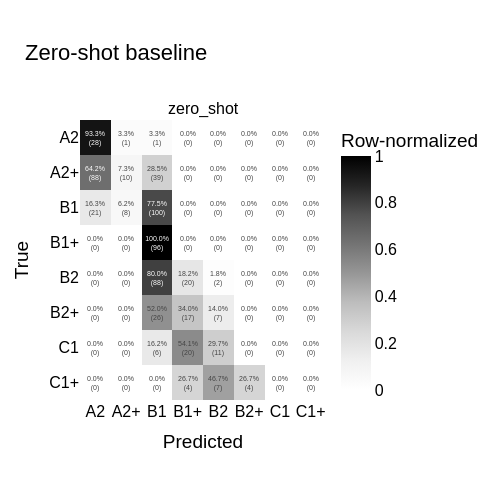

The notebook cell saved with this chart:
### Markdown cell above
# Zero shot

### Code cell
fig0 = plot_confusion_grid(
    ["zero_shot"], n_rows=1, n_cols=1, title="Zero-shot baseline",
)
fig0.show()

### Figure 1 — Plotly figure (JSON) as saved in the notebook; plotly's stock layout.template omitted (floating-point values rounded to 4 significant figures)
{"data": [{"coloraxis": "coloraxis", "hoverongaps": false, "text": [["93.3%<br>(28)", "3.3%<br>(1)", "3.3%<br>(1)", "0.0%<br>(0)", "0.0%<br>(0)", "0.0%<br>(0)", "0.0%<br>(0)", "0.0%<br>(0)"], ["64.2%<br>(88)", "7.3%<br>(10)", "28.5%<br>(39)", "0.0%<br>(0)", "0.0%<br>(0)", "0.0%<br>(0)", "0.0%<br>(0)", "0.0%<br>(0)"], ["16.3%<br>(21)", "6.2%<br>(8)", "77.5%<br>(100)", "0.0%<br>(0)", "0.0%<br>(0)", "0.0%<br>(0)", "0.0%<br>(0)", "0.0%<br>(0)"], ["0.0%<br>(0)", "0.0%<br>(0)", "100.0%<br>(96)", "0.0%<br>(0)", "0.0%<br>(0)", "0.0%<br>(0)", "0.0%<br>(0)", "0.0%<br>(0)"], ["0.0%<br>(0)", "0.0%<br>(0)", "80.0%<br>(88)", "18.2%<br>(20)", "1.8%<br>(2)", "0.0%<br>(0)", "0.0%<br>(0)", "0.0%<br>(0)"], ["0.0%<br>(0)", "0.0%<br>(0)", "52.0%<br>(26)", "34.0%<br>(17)", "14.0%<br>(7)", "0.0%<br>(0)", "0.0%<br>(0)", "0.0%<br>(0)"], ["0.0%<br>(0)", "0.0%<br>(0)", "16.2%<br>(6)", "54.1%<br>(20)", "29.7%<br>(11)", "0.0%<br>(0)", "0.0%<br>(0)", "0.0%<br>(0)"], ["0.0%<br>(0)", "0.0%<br>(0)", "0.0%<br>(0)", "26.7%<br>(4)", "46.7%<br>(7)", "26.7%<br>(4)", "0.0%<br>(0)", "0.0%<br>(0)"]], "texttemplate": "%{text}", "type": "heatmap", "x": ["A2", "A2+", "B1", "B1+", "B2", "B2+", "C1", "C1+"], "xaxis": "x", "y": ["A2", "A2+", "B1", "B1+", "B2", "B2+", "C1", "C1+"], "yaxis": "y", "z": [[0.9333, 0.03333, 0.03333, 0.0, 0.0, 0.0, 0.0, 0.0], [0.6423, 0.07299, 0.2847, 0.0, 0.0, 0.0, 0.0, 0.0], [0.1628, 0.06202, 0.7752, 0.0, 0.0, 0.0, 0.0, 0.0], [0.0, 0.0, 1.0, 0.0, 0.0, 0.0, 0.0, 0.0], [0.0, 0.0, 0.8, 0.1818, 0.01818, 0.0, 0.0, 0.0], [0.0, 0.0, 0.52, 0.34, 0.14, 0.0, 0.0, 0.0], [0.0, 0.0, 0.1622, 0.5405, 0.2973, 0.0, 0.0, 0.0], [0.0, 0.0, 0.0, 0.2667, 0.4667, 0.2667, 0.0, 0.0]]}], "layout": {"annotations": [{"font": {"size": 16}, "showarrow": false, "text": "zero_shot", "x": 0.5, "xanchor": "center", "xref": "paper", "y": 1, "yanchor": "bottom", "yref": "paper"}], "coloraxis": {"cmax": 1, "cmin": 0, "colorbar": {"title": {"text": "Row-normalized"}}, "colorscale": [[0, "rgb(255,255,255)"], [0.125, "rgb(240,240,240)"], [0.25, "rgb(217,217,217)"], [0.375, "rgb(189,189,189)"], [0.5, "rgb(150,150,150)"], [0.625, "rgb(115,115,115)"], [0.75, "rgb(82,82,82)"], [0.875, "rgb(37,37,37)"], [1, "rgb(0,0,0)"]]}, "font": {"color": "black", "family": "Arial", "size": 16}, "height": 480, "margin": {"b": 80, "l": 80, "r": 100, "t": 120}, "title": {"text": "Zero-shot baseline"}, "width": 500, "xaxis": {"anchor": "y", "domain": [0, 1], "title": {"text": "Predicted"}}, "yaxis": {"anchor": "x", "autorange": "reversed", "domain": [0, 1], "title": {"text": "True"}}}}
